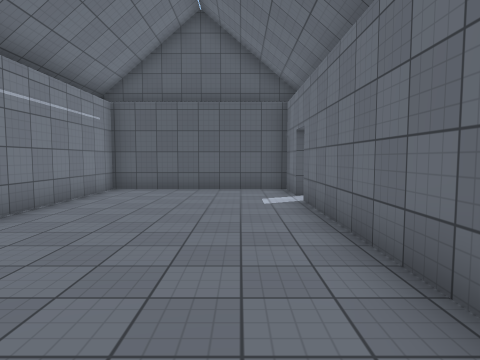
View 1 (above)

19 first-person views from a walk through a Unity game level. The camera is 1.5 m above the floor, tilts 4° down and sees 75° across. The floor is counted in squares, 1.5 m on a side. Each view is taken from the middle of a square. On the plan, view 1 faces up. The plan holds only what a view shows up to about 12 squares ahead; the rest is blank. The place goes on beyond the plan. The player is left out. Surface patterns are stand-ins for the level's own textures.

View 2
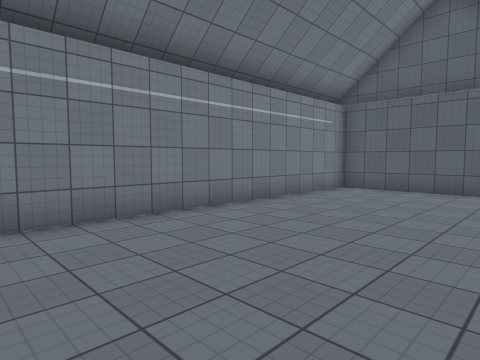

View 3
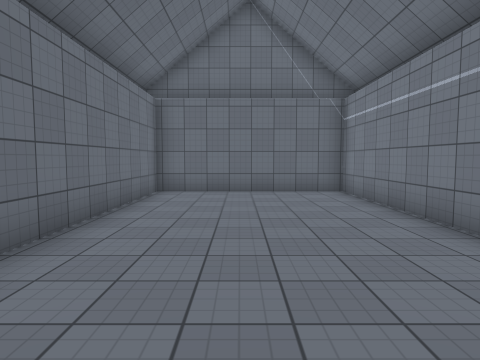

View 4
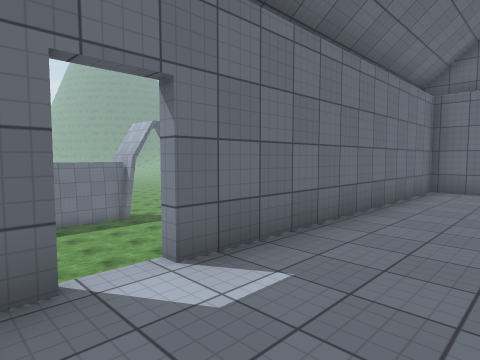

View 5
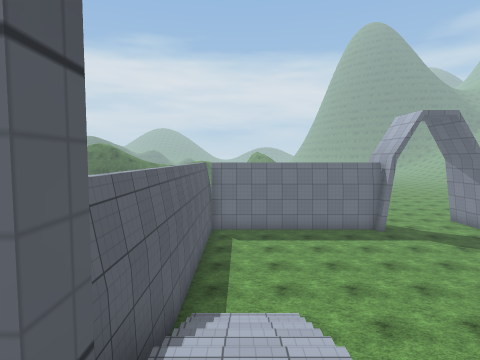

View 6
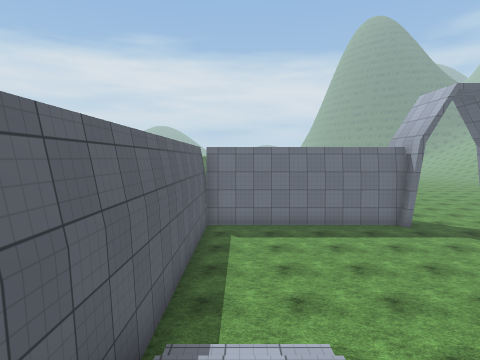

View 7
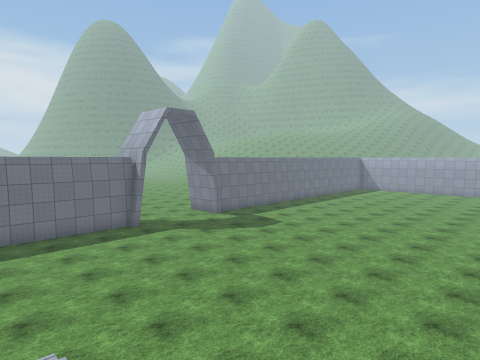

View 8
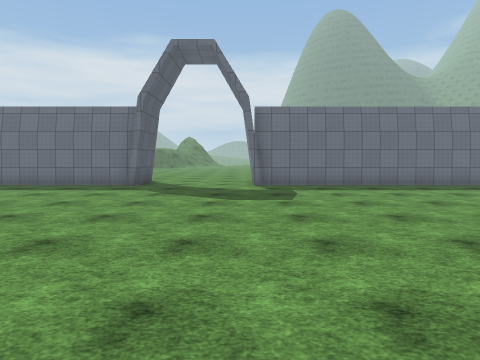

View 9
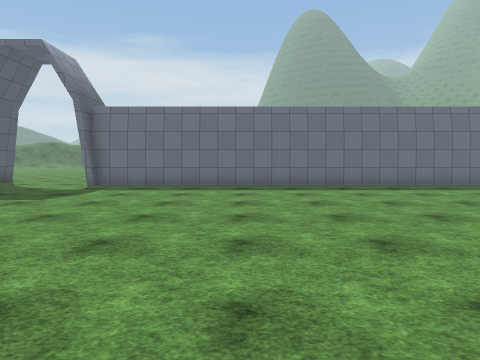

View 10
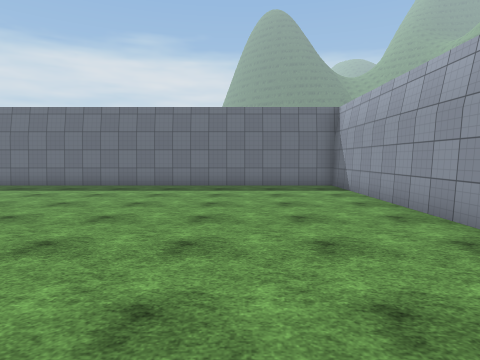

View 11
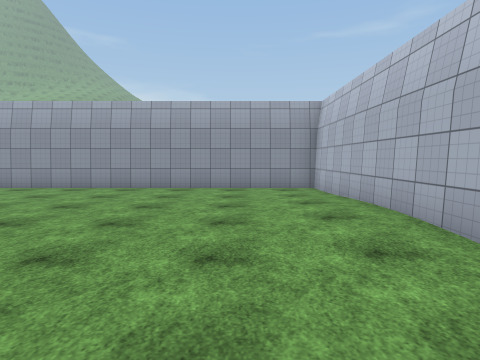

View 12
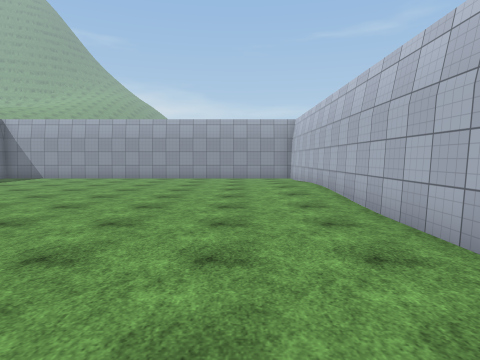

View 13
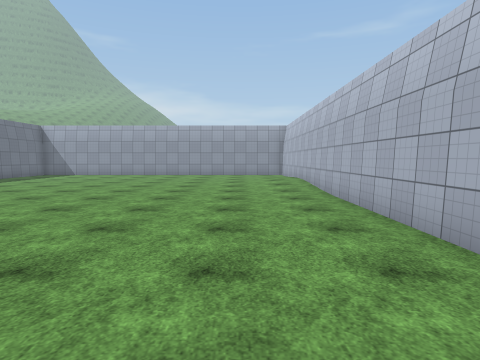

View 14
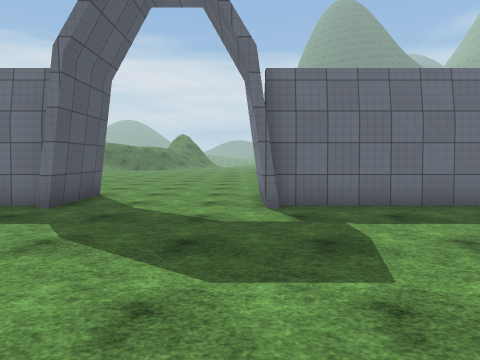

View 15
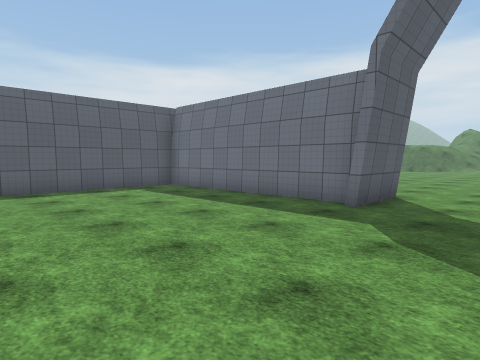

View 16
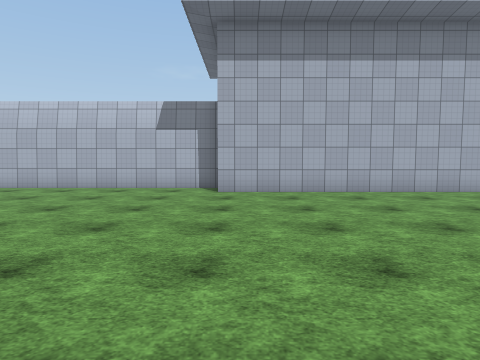

View 17
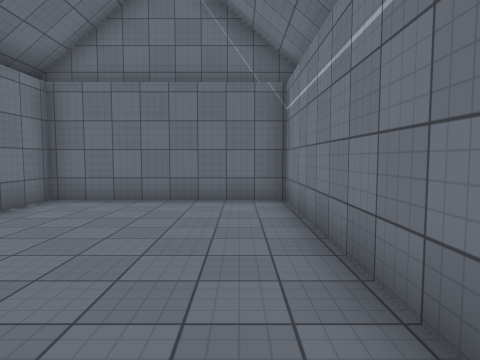

View 18
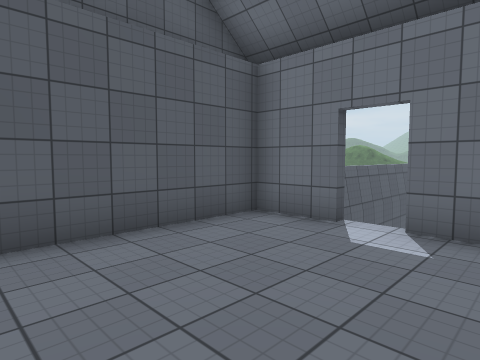

View 19
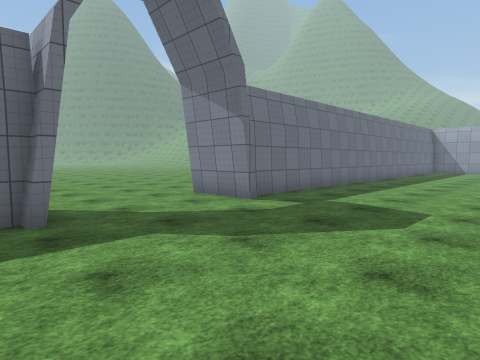

### Floor plan
Key: @ floor where view 1 was taken; # wall or solid block; . main floor; : floor 0.25 m higher than the main floor; + floor 3.25 m higher than the main floor; / step, stairs or slope; = window, fence, low wall or low ledge; v drop or lower ground.
Columns run from 4 left of view 1 to 20 right of it. Each row starts with its distance up from view 1.
 10 #######
  9 #+++++##############
  8 #+++++/////........#
  7 #+++++# v==........#
  6 #+++++#   .........#
  5 #+++++#. ..........#
  4 #+++++#............#
  3 #+++++#............#   ..
  2 #+++++#............##....
  1 #+++++#..................
  0 #+++@+#..................
 -1 #++++##..................
 -2 ######...................
 -3     #..............##....
 -4     #..............#  ..
 -5     #..............#
 -6     #..............#
 -7     #..............#
 -8     #..............#
 -9     #..............#
-10     #..............#
-11     #..............#
-12     #:.............#
-13     #::............#
-14     #::............#
-15     #::............#
-16     #::............#
-17     #::............#
-18     #..............#
-19     #..............#
-20     #..............#
-21     ################

Positions as (right, up) in squares from view 1, and headings:
1: (0, 0), facing up
2: (1, 0), facing up-left
3: (-1, 8), facing down
4: (-1, 9), facing down-right
5: (1, 8), facing right
6: (3, 8), facing right
7: (2, 8), facing down-right
8: (3, -2), facing right
9: (3, -8), facing right
10: (3, -17), facing right
11: (3, -10), facing down
12: (3, -5), facing down
13: (3, -2), facing down
14: (8, -2), facing right
15: (8, -1), facing up-right
16: (11, -1), facing left
17: (-3, 6), facing down
18: (-3, 6), facing up-right
19: (9, 3), facing down-right
